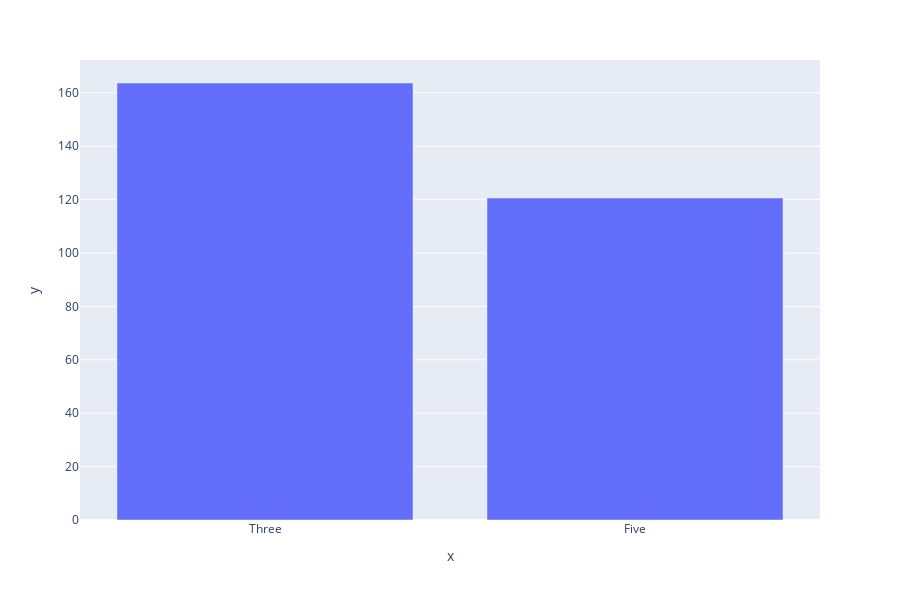

Write notebook code for a chart like this one.
### Code cell
import plotly.express as px
fig = px.bar(x=['Three', 'Five'], y=[163.7, 120.6])
fig.show()
plotly.offline.plot(fig, filename = '3.html', auto_open=False)

### Figure 1 — Plotly figure (JSON) as saved in the notebook; plotly's stock layout.template omitted (floating-point values rounded to 4 significant figures)
{"data": [{"alignmentgroup": "True", "hoverlabel": {"namelength": 0}, "hovertemplate": "x=%{x}<br>y=%{y}", "legendgroup": "", "marker": {"color": "#636efa"}, "name": "", "offsetgroup": "", "orientation": "v", "showlegend": false, "textposition": "auto", "type": "bar", "x": ["Three", "Five"], "xaxis": "x", "y": [163.7, 120.6], "yaxis": "y"}], "layout": {"barmode": "relative", "height": 600, "legend": {"tracegroupgap": 0}, "margin": {"t": 60}, "xaxis": {"anchor": "y", "domain": [0, 1], "title": {"text": "x"}}, "yaxis": {"anchor": "x", "domain": [0, 1], "title": {"text": "y"}}}}
